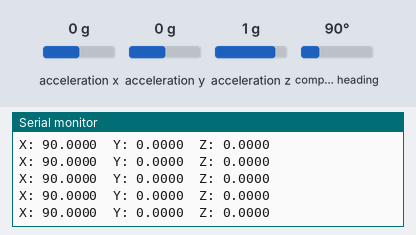
Bench run of a sketch on a simulated Arduino Uno, built with avr-gcc and run on an emulated ATmega328P. On the bench: the last lines printed to the serial monitor. Inputs (shaded band) come from the test bench; at power-on: acceleration x 0 g, acceleration y 0 g, acceleration z 1 g, compass heading 90°.

Above: at 2.2 s.
2.3 s: acceleration x set to -1.4 g
At 2.35 s:
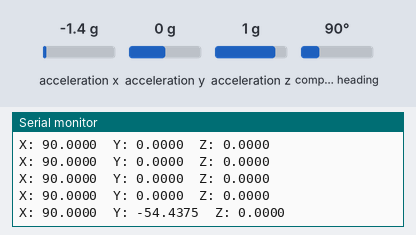
3.8 s: acceleration y set to -1.4 g
At 3.8 s:
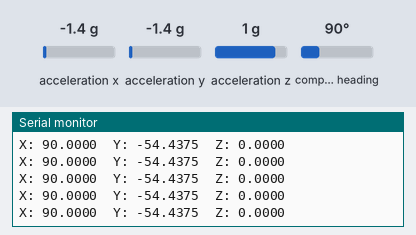
5.3 s: acceleration z set to -1.4 g
At 5.36 s:
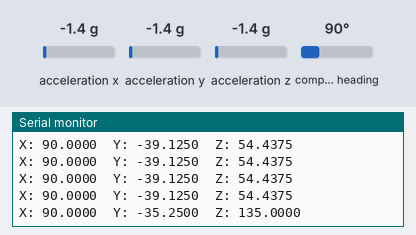
6.8 s: compass heading set to 7°
At 6.81 s:
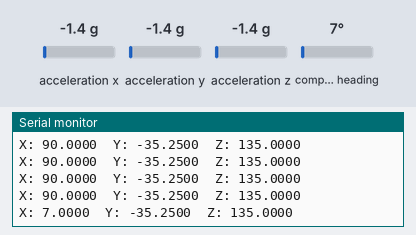
Timing chart, 0 to 9.3 s (numbered marks = the images above; inputs shaded):
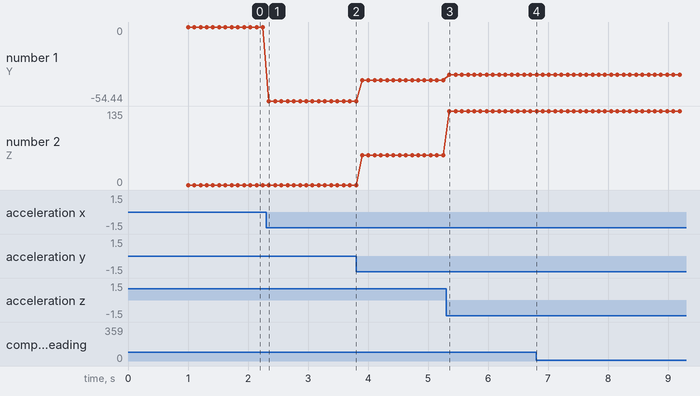

Measured:
- after the input at 2.3 s, the serial monitor: prints a new line after 0.05 s (image 1)
- after the input at 5.3 s, the serial monitor: prints a new line after 0.06 s (image 3)
- after the input at 6.8 s, the serial monitor: prints a new line at once (image 4)
- plotted number 1: 0 → -54.44 after the input at 2.3 s, -54.44 → -39.12 after the input at 3.8 s, -39.12 → -35.25 after the input at 5.3 s
- plotted number 2: 0 → 54.44 after the input at 3.8 s, 54.44 → 135 after the input at 5.3 s

The sketch:

Volting_MUSIC_Arduino_Affichage_angles_Euler.ino
```cpp
#include <Wire.h>  // Bibliothèque pour la communication I2C
#include <Adafruit_Sensor.h>  // Bibliothèque de base pour les capteurs Adafruit
#include <Adafruit_BNO055.h>  // Bibliothèque spécifique pour le capteur BNO055
#include <utility/imumaths.h>  // Bibliothèque pour les calculs mathématiques liés à l'IMU

// Création d'un objet 'bno' pour interagir avec le capteur BNO055
Adafruit_BNO055 bno = Adafruit_BNO055(55);

void setup(void)
{
  Serial.begin(9600);  // Démarrage de la communication série à 9600 bauds
  Serial.println("Test du capteur d'orientation");

  /* Initialise le capteur BNO055 */
  if(!bno.begin())
  {
    /* S'il y a un problème pour détecter le BNO055 (mauvais câblage ou adresse I2C), afficher un message d'erreur */
    Serial.print("Oups, pas de BNO055 détecté ... Vérifiez votre câblage ou l'ADDR I2C !");
    while(1);  // Boucle infinie pour bloquer l'exécution en cas d'erreur
  }

  delay(1000);  // Pause d'une seconde pour laisser le capteur se stabiliser

  bno.setExtCrystalUse(true);  // Utiliser un cristal externe pour améliorer la précision du capteur (si disponible)
}

void loop(void)
{
  /* Récupère un nouvel événement de mesure du capteur */
  sensors_event_t event;
  bno.getEvent(&event);

  /* Affiche les données d'orientation (X, Y, Z) en virgule flottante */
  Serial.print("X: ");
  Serial.print(event.orientation.x, 4);  // Affiche l'angle autour de l'axe X avec 4 décimales
  Serial.print("\tY: ");
  Serial.print(event.orientation.y, 4);  // Affiche l'angle autour de l'axe Y avec 4 décimales
  Serial.print("\tZ: ");
  Serial.print(event.orientation.z, 4);  // Affiche l'angle autour de l'axe Z avec 4 décimales
  Serial.println("");

  delay(100);  // Attend 100 millisecondes avant de recommencer (10 mesures par seconde)
}
```
